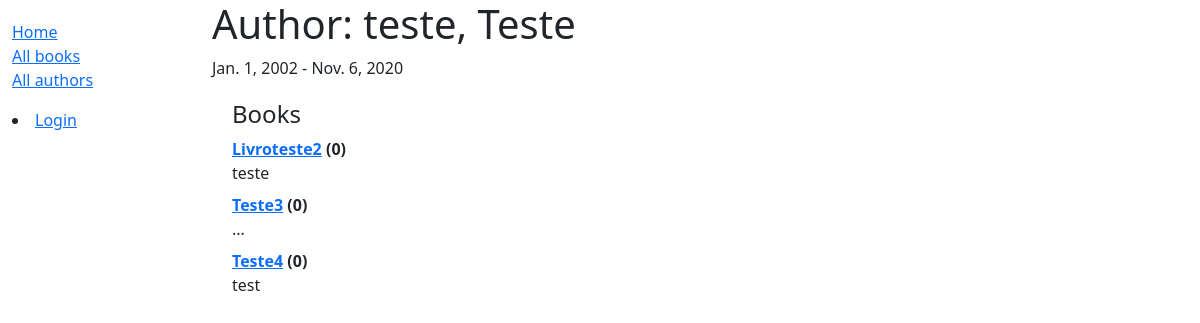
Screenshot of /catalog/author/4 with the database file from the repository.
### catalog/models.py (models this page shows, shortened)
class Author(models.Model):
    first_name = models.CharField(max_length=100)
    last_name = models.CharField(max_length=100)
    date_of_birth = models.DateField(null=True, blank=True)
    date_of_death = models.DateField('Died', null=True, blank=True)
    class Meta:
        ordering = ['last_name', 'first_name']
    def __str__(self):
        return f'{self.last_name}, {self.first_name}'

class Book(models.Model):
    title = models.CharField(max_length=200)
    author = models.ForeignKey('Author', on_delete=models.SET_NULL, null=True)
    summary = models.TextField(max_length=1000, help_text='Enter a brief description of the book')
    isbn = models.CharField('ISBN', max_length=13, unique=True,
                             help_text='13 Character <a href="https://www.isbn-international.org/content/what-isbn">ISBN number</a>')
    genre = models.ManyToManyField(Genre, help_text='Select a genre for this book')
    def __str__(self):
        return self.title
    def display_genre(self):
        """Create a string for the Genre. This is required to display genre in Admin."""
        return ', '.join(genre.name for genre in self.genre.all()[:3])
    display_genre.short_description = 'Genre'

### catalog/views.py (the view)
# urls.py: path('author/<int:pk>', views.AuthorDetailView.as_view(), name='author-detail'),
class AuthorDetailView(generic.DetailView):
    model = Author

### catalog/templates/catalog/author_detail.html (shortened to what this page needs)
{% extends "base_generic.html" %}
{% block content %}
<h1>Author: {{ author }} </h1>
<p>{{author.date_of_birth}} - {% if author.date_of_death %}{{author.date_of_death}}{% endif %}</p>
<div style="margin-left:20px;margin-top:20px">
<h4>Books</h4>
<dl>
{% for book in author.book_set.all %}
  <dt><a href="{% url 'book-detail' book.pk %}">{{book}}</a> ({{book.bookinstance_set.all.count}})</dt>
  <dd>{{book.summary}}</dd>
{% endfor %}
</dl>
</div>
{% endblock %}

### catalog/templates/base_generic.html (shortened to what this page needs)
<!DOCTYPE html>
<html lang="en">
<head>
  <link href="https://cdn.jsdelivr.net/npm/bootstrap@5.1.3/dist/css/bootstrap.min.css" rel="stylesheet">
  {% load static %}
  <link rel="stylesheet" href="{% static 'css/styles.css' %}">
</head>
<body>
  <div class="container-fluid">
    <div class="row">
      <div class="col-sm-2">
      {% block sidebar %}
        <ul class="sidebar-nav">
          <li><a href="{% url 'index' %}">Home</a></li>
          <li><a href="{% url 'books' %}">All books</a></li>
          <li><a href="{% url 'authors' %}">All authors</a></li>
        </ul>
   {% if user.is_authenticated %}
     <li>User: {{ user.get_username }}</li>
       <li><a href="{% url 'my-borrowed' %}">My Borrowed</a></li>
     <li><a href="{% url 'logout'%}?next={{request.path}}">Logout</a></li>
   {% else %}
     <li><a href="{% url 'login'%}?next={{request.path}}">Login</a></li>
   {% endif %}
     {% endblock %}
      </div>
      <div class="col-sm-10 ">{% block content %}{% endblock %}
</div>
    </div>
  </div>
</body>
</html>

### catalog/static/css/styles.css (style rules this page uses)
.sidebar-nav { margin-top: 20px; padding: 0; list-style: none; }

### rows the page displays
Author: date_of_birth "Jan. 1, 2002", date_of_death "Nov. 6, 2020"
Book: title "Livroteste2", bookinstance_set.all.count "0", summary "teste"
Book: title "Teste3", bookinstance_set.all.count "0", summary "..."
Book: title "Teste4", bookinstance_set.all.count "0", summary "test"
